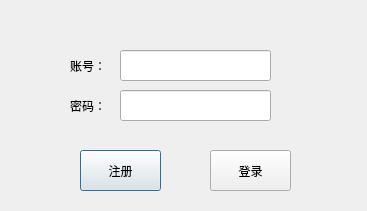
<?xml version="1.0" encoding="UTF-8"?>
<ui version="4.0">
 <class>Dialog</class>
 <widget class="QDialog" name="Dialog">
  <property name="geometry">
   <rect>
    <x>0</x>
    <y>0</y>
    <width>367</width>
    <height>211</height>
   </rect>
  </property>
  <property name="windowTitle">
   <string>Dialog</string>
  </property>
  <widget class="QPushButton" name="pushButton">
   <property name="geometry">
    <rect>
     <x>80</x>
     <y>150</y>
     <width>81</width>
     <height>41</height>
    </rect>
   </property>
   <property name="text">
    <string>注册</string>
   </property>
  </widget>
  <widget class="QPushButton" name="pushButton_2">
   <property name="geometry">
    <rect>
     <x>210</x>
     <y>150</y>
     <width>81</width>
     <height>41</height>
    </rect>
   </property>
   <property name="text">
    <string>登录</string>
   </property>
  </widget>
  <widget class="QLabel" name="label">
   <property name="geometry">
    <rect>
     <x>70</x>
     <y>50</y>
     <width>51</width>
     <height>31</height>
    </rect>
   </property>
   <property name="text">
    <string>账号：</string>
   </property>
  </widget>
  <widget class="QLabel" name="label_2">
   <property name="geometry">
    <rect>
     <x>70</x>
     <y>90</y>
     <width>51</width>
     <height>31</height>
    </rect>
   </property>
   <property name="text">
    <string>密码：</string>
   </property>
  </widget>
  <widget class="QLineEdit" name="lineEdit">
   <property name="geometry">
    <rect>
     <x>120</x>
     <y>50</y>
     <width>151</width>
     <height>31</height>
    </rect>
   </property>
  </widget>
  <widget class="QLineEdit" name="lineEdit_2">
   <property name="geometry">
    <rect>
     <x>120</x>
     <y>90</y>
     <width>151</width>
     <height>31</height>
    </rect>
   </property>
  </widget>
 </widget>
 <resources/>
 <connections>
  <connection>
   <sender>pushButton_2</sender>
   <signal>clicked()</signal>
   <receiver>Dialog</receiver>
   <slot>pushButton_click()</slot>
   <hints>
    <hint type="sourcelabel">
     <x>264</x>
     <y>166</y>
    </hint>
    <hint type="destinationlabel">
     <x>316</x>
     <y>137</y>
    </hint>
   </hints>
  </connection>
 </connections>
 <slots>
  <slot>pushButton_click()</slot>
 </slots>
</ui>
